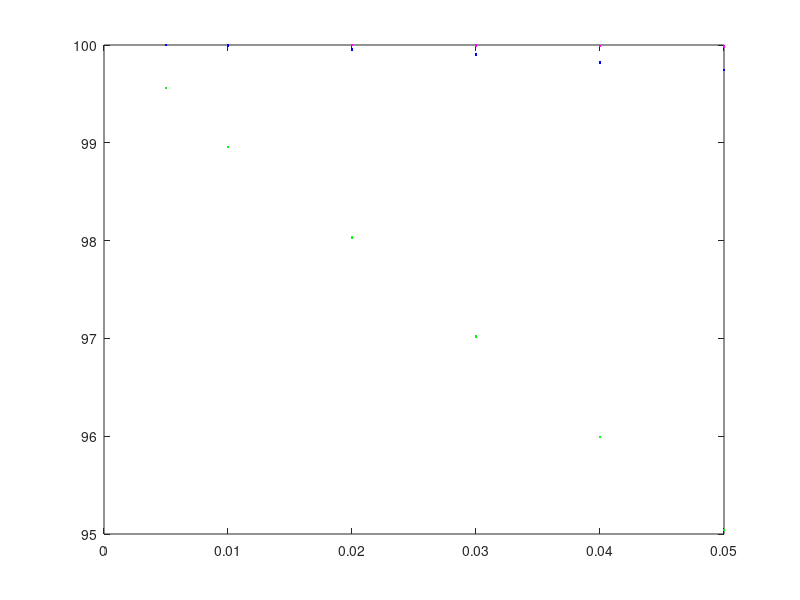

MATLAB code for this plot: (Note: this script raises an error after producing the figure.)
losses_6node_maxRet3 = [0  0  0  0  0  0  0  0  0  0  0  0  0  0  0  0  0  0  0  0;
0  0  0  0  0  0  0  0  0  0  0  0  0  0  0  0  0  0  0  0;
0  0  0  0  0  0  0  0  0  0  0  0  0  0  0  0  0  0  0  1;
0  0  0  0  0  0  0  0  1  0  1  0  0  0  0  0  0  1  1  0;
2  0  0  2  0  0  1  0  1  0  0  1  0  0  2  1  3  0  0  2;
4  0  1  4  1  1  4  4  1  2  0  1  1  0  0  0  2  0  0  1;
];

losses_6node_maxRet2 = [0  0  0  0  0  0  0  0  0  0  0  0  0  0  0  0  0  0  0  0;
0  0  0  0  1  0  0  0  0  0  0  0  0  0  0  0  0  0  1  0;
0  1  1  6  1  5  0  2  2  0  2  3  1  2  1  4  3  1  0  2;
3  3  5  9  7  5  9  6  8  8  1  7  2  4  10  9  7  4  7  2;
11  13  14  11  15  21  11  14  15  20  14  19  20  15  8  9  12  14  16  14;
34  27  24  18  22  23  30  27  31  21  24  23  23  35  26  28  21  18  32  26;
];

losses_6node_maxRet1 = [4  6  6  6  6  2  5  6  4  5  6  2  1  4  3  7  2  7  4  3;
20  21  19  21  14  22  21  19  23  27  24  20  21  28  13  21  24  29  16  19;
80  81  76  88  59  79  68  87  73  90  69  93  81  92  79  75  72  102  73  71;
185  197  183  178  169  192  181  174  164  201  207  186  160  179  179  186  156  166  176  175;
341  331  295  318  317  341  324  315  331  327  348  338  304  318  333  332  306  302  322  334;
499  524  476  486  483  498  506  493  528  480  501  477  498  520  515  540  497  502  499  498;
];


totallosses_6node_maxRet3 = [1024  1063  1070  967  993  1060  1026  1037  936  1029  1039  1022  992  1013  998  967  1020  1050  1027  969;
2027  2074  2075  1921  1982  2064  2002  2056  1937  2123  2071  1988  2012  1998  2047  2038  1980  2072  2004  1961;
3986  4030  4014  4025  3967  4089  3978  4062  4032  4106  4030  4019  4039  3956  4043  4073  3942  4093  3985  4056;
6105  6068  5934  6039  5931  6133  5931  6061  5985  6114  6016  5970  6071  5899  5983  6086  5951  6015  5957  5999;
8089  8044  7998  8038  7952  8092  7948  8081  8038  8093  7972  8064  8056  7878  8056  8018  7990  8023  7938  8063;
10140  9983  9967  9973  9928  10117  9951  9968  10047  9905  10041  9992  9984  9852  9992  10023  9926  10105  9987  10041;
];

totallosses_6node_maxRet2 = [1024  1063  1070  967  993  1060  1026  1037  936  1029  1039  1022  992  1013  998  967  1020  1050  1027  969;
2027  2074  2075  1921  1980  2064  2002  2056  1937  2123  2071  1988  2012  1998  2047  2038  1980  2072  2015  1961;
3986  4030  4002  4017  3964  4106  3978  4065  4041  4106  4036  3988  4022  3964  4034  4082  3956  4100  3985  4070;
6096  6068  5922  6029  5982  6106  5931  6086  5997  6109  6006  6003  6073  5852  5946  6096  5989  5972  6010  6021;
8091  8044  7966  8046  7966  8047  7969  8083  7998  8100  8063  8070  8012  7895  8029  8085  7965  8009  8010  8004;
10070  9959  10037  9953  9896  10088  9932  9982  10028  9944  10031  9956  10005  9804  9918  9937  9944  10021  9942  10080;
];

totallosses_6node_maxRet1 = [1021  1064  1065  963  999  1067  1036  1029  941  1032  1041  1021  990  1014  998  972  1021  1053  1019  971;
2034  2064  2083  1920  1982  2066  2000  2061  1954  2099  2068  2005  2008  2001  2060  2010  1989  2067  2002  1977;
4006  4037  4016  4002  3992  4114  3976  4074  4031  4149  4045  3987  4040  3939  4023  4070  3957  4085  3991  4063;
6112  6082  5933  6034  5944  6137  5953  6105  6027  6119  6007  5995  6100  5878  5980  6117  6019  6036  6010  6026;
8184  8142  8027  8059  7970  8141  7974  8140  8040  8088  8072  8077  8119  7962  8083  8174  7989  8130  7973  8136;
10184  10153  10102  10056  10043  10137  10127  10171  10144  10138  10253  10140  10131  9942  10035  10077  10069  10105  10000  10113;
];

probability = [0.005; 0.01; 0.02; 0.03; 0.04; 0.05;];


percentage_maxRet3 = (totallosses_6node_maxRet3 - losses_6node_maxRet3)*100./totallosses_6node_maxRet3;
percentage_maxRet2 = (totallosses_6node_maxRet2 - losses_6node_maxRet2)*100./totallosses_6node_maxRet2;
percentage_maxRet1 = (totallosses_6node_maxRet1 - losses_6node_maxRet1)*100./totallosses_6node_maxRet1;

h = plot(probability, mean(percentage_maxRet3, 2), 'm.',
 	     probability, mean(percentage_maxRet2, 2), 'b.',
  	     probability, mean(percentage_maxRet1, 2), 'g.'
  	    );

h = errorbar(probability, mean(percentage_maxRet3, 2), ci(percentage_maxRet3)(:,1), ci(percentage_maxRet3)(:,2), 'm.',
			 probability, mean(percentage_maxRet2, 2), ci(percentage_maxRet2)(:,1), ci(percentage_maxRet2)(:,2), 'b.',
			 probability, mean(percentage_maxRet1, 2), ci(percentage_maxRet1)(:,1), ci(percentage_maxRet1)(:,2), 'g.'
			);

axis([0 0.05 94 100]);
set(h, 'markersize', 20);

ax = gca();
set(ax, 'fontsize', 20);
%grid on;
set(ax, 'YGrid', 'on', 'XGrid', 'off');

h=legend('Max Retransmissions = 3', 'Max Retransmissions = 2', 'Max Retransmissions = 1');
set(h, 'Location', 'southwest');

title('Percentage of lost interest-data exchanges recovered');
xlabel("Error probability of links");
ylabel('Percentage of lost interest-data exchanges recovered');
%grid on;
%grid minor;